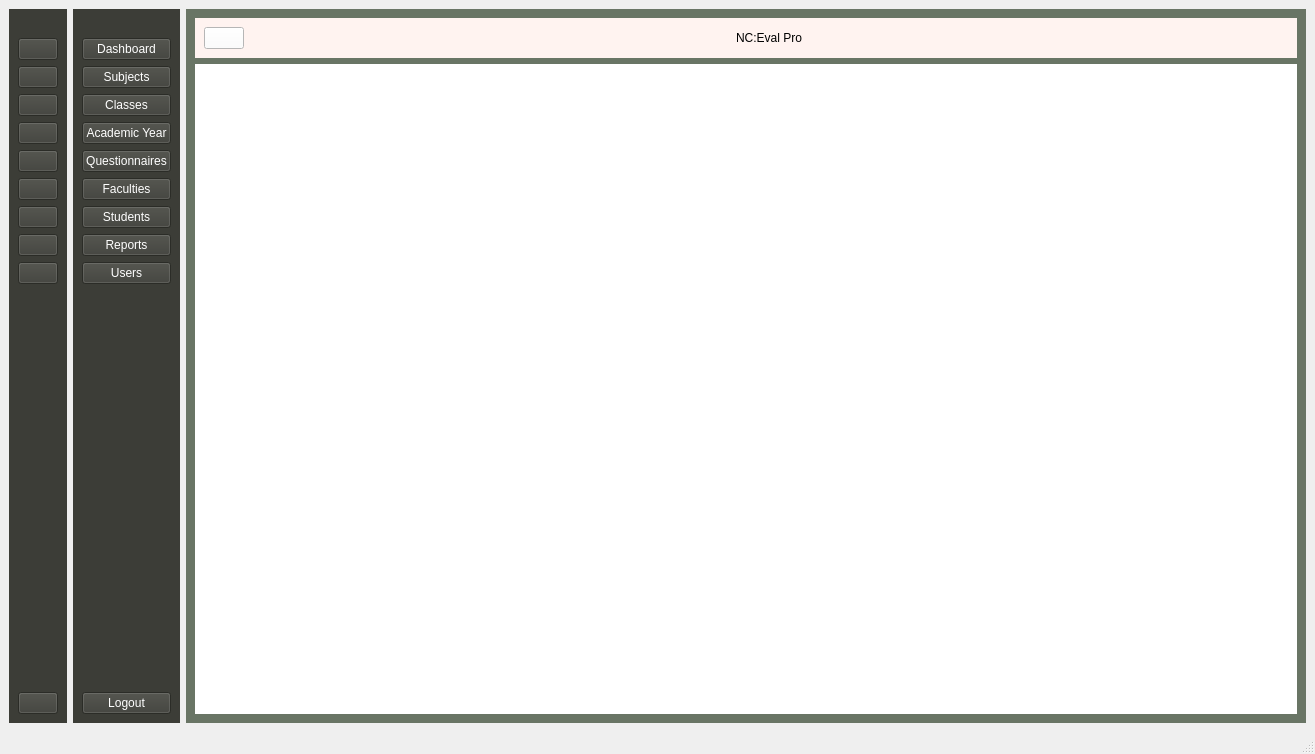
<?xml version="1.0" encoding="UTF-8"?>
<ui version="4.0">
 <class>MainWindow</class>
 <widget class="QMainWindow" name="MainWindow">
  <property name="geometry">
   <rect>
    <x>0</x>
    <y>0</y>
    <width>1315</width>
    <height>754</height>
   </rect>
  </property>
  <property name="windowTitle">
   <string>MainWindow</string>
  </property>
  <widget class="QWidget" name="centralwidget">
   <layout class="QGridLayout" name="gridLayout">
    <item row="0" column="0">
     <widget class="QWidget" name="widget" native="true">
      <property name="styleSheet">
       <string notr="true">QWidget{
background-color: rgb(60, 61, 55);
}	

QPushButton{
	color: white;
}</string>
      </property>
      <layout class="QVBoxLayout" name="verticalLayout">
       <item>
        <widget class="QLabel" name="label_2">
         <property name="maximumSize">
          <size>
           <width>60</width>
           <height>60</height>
          </size>
         </property>
         <property name="text">
          <string/>
         </property>
         <property name="pixmap">
          <pixmap resource="resources.qrc">:/Images/profile1.png</pixmap>
         </property>
         <property name="scaledContents">
          <bool>true</bool>
         </property>
        </widget>
       </item>
       <item>
        <widget class="QPushButton" name="pushButton_2">
         <property name="autoFillBackground">
          <bool>false</bool>
         </property>
         <property name="text">
          <string/>
         </property>
         <property name="icon">
          <iconset resource="resources.qrc">
           <normaloff>:/Images/dashboard.png</normaloff>:/Images/dashboard.png</iconset>
         </property>
         <property name="iconSize">
          <size>
           <width>20</width>
           <height>20</height>
          </size>
         </property>
         <property name="checkable">
          <bool>true</bool>
         </property>
         <property name="autoExclusive">
          <bool>true</bool>
         </property>
        </widget>
       </item>
       <item>
        <widget class="QPushButton" name="pushButton_3">
         <property name="text">
          <string/>
         </property>
         <property name="icon">
          <iconset>
           <normaloff>Images/subjects.png</normaloff>Images/subjects.png</iconset>
         </property>
         <property name="iconSize">
          <size>
           <width>20</width>
           <height>20</height>
          </size>
         </property>
         <property name="checkable">
          <bool>true</bool>
         </property>
         <property name="autoExclusive">
          <bool>true</bool>
         </property>
        </widget>
       </item>
       <item>
        <widget class="QPushButton" name="pushButton_4">
         <property name="text">
          <string/>
         </property>
         <property name="icon">
          <iconset>
           <normaloff>Images/classes.png</normaloff>Images/classes.png</iconset>
         </property>
         <property name="iconSize">
          <size>
           <width>20</width>
           <height>20</height>
          </size>
         </property>
         <property name="checkable">
          <bool>true</bool>
         </property>
         <property name="autoExclusive">
          <bool>true</bool>
         </property>
        </widget>
       </item>
       <item>
        <widget class="QPushButton" name="pushButton_5">
         <property name="text">
          <string/>
         </property>
         <property name="icon">
          <iconset>
           <normaloff>Images/academic year.png</normaloff>Images/academic year.png</iconset>
         </property>
         <property name="iconSize">
          <size>
           <width>20</width>
           <height>20</height>
          </size>
         </property>
         <property name="checkable">
          <bool>true</bool>
         </property>
         <property name="autoExclusive">
          <bool>true</bool>
         </property>
        </widget>
       </item>
       <item>
        <widget class="QPushButton" name="pushButton_6">
         <property name="text">
          <string/>
         </property>
         <property name="icon">
          <iconset>
           <normaloff>Images/questionnaire.png</normaloff>Images/questionnaire.png</iconset>
         </property>
         <property name="iconSize">
          <size>
           <width>20</width>
           <height>20</height>
          </size>
         </property>
         <property name="checkable">
          <bool>true</bool>
         </property>
         <property name="autoExclusive">
          <bool>true</bool>
         </property>
        </widget>
       </item>
       <item>
        <widget class="QPushButton" name="pushButton_8">
         <property name="text">
          <string/>
         </property>
         <property name="icon">
          <iconset>
           <normaloff>Images/faculties.png</normaloff>Images/faculties.png</iconset>
         </property>
         <property name="iconSize">
          <size>
           <width>20</width>
           <height>20</height>
          </size>
         </property>
         <property name="checkable">
          <bool>true</bool>
         </property>
         <property name="autoExclusive">
          <bool>true</bool>
         </property>
        </widget>
       </item>
       <item>
        <widget class="QPushButton" name="pushButton_9">
         <property name="text">
          <string/>
         </property>
         <property name="icon">
          <iconset resource="resources.qrc">
           <normaloff>:/Images/students.png</normaloff>:/Images/students.png</iconset>
         </property>
         <property name="iconSize">
          <size>
           <width>20</width>
           <height>20</height>
          </size>
         </property>
         <property name="checkable">
          <bool>true</bool>
         </property>
         <property name="autoExclusive">
          <bool>true</bool>
         </property>
        </widget>
       </item>
       <item>
        <widget class="QPushButton" name="pushButton_10">
         <property name="text">
          <string/>
         </property>
         <property name="icon">
          <iconset resource="resources.qrc">
           <normaloff>:/Images/evaluation report.png</normaloff>:/Images/evaluation report.png</iconset>
         </property>
         <property name="iconSize">
          <size>
           <width>20</width>
           <height>20</height>
          </size>
         </property>
         <property name="checkable">
          <bool>true</bool>
         </property>
         <property name="autoExclusive">
          <bool>true</bool>
         </property>
        </widget>
       </item>
       <item>
        <widget class="QPushButton" name="pushButton_11">
         <property name="text">
          <string/>
         </property>
         <property name="icon">
          <iconset resource="resources.qrc">
           <normaloff>:/Images/users.png</normaloff>:/Images/users.png</iconset>
         </property>
         <property name="iconSize">
          <size>
           <width>20</width>
           <height>20</height>
          </size>
         </property>
         <property name="checkable">
          <bool>true</bool>
         </property>
         <property name="autoExclusive">
          <bool>true</bool>
         </property>
        </widget>
       </item>
       <item>
        <spacer name="verticalSpacer">
         <property name="orientation">
          <enum>Qt::Vertical</enum>
         </property>
         <property name="sizeHint" stdset="0">
          <size>
           <width>20</width>
           <height>292</height>
          </size>
         </property>
        </spacer>
       </item>
       <item>
        <widget class="QPushButton" name="pushButton_12">
         <property name="text">
          <string/>
         </property>
         <property name="icon">
          <iconset resource="resources.qrc">
           <normaloff>:/Images/turn-off.png</normaloff>:/Images/turn-off.png</iconset>
         </property>
         <property name="iconSize">
          <size>
           <width>20</width>
           <height>20</height>
          </size>
         </property>
         <property name="checkable">
          <bool>true</bool>
         </property>
         <property name="autoExclusive">
          <bool>true</bool>
         </property>
        </widget>
       </item>
      </layout>
     </widget>
    </item>
    <item row="0" column="1">
     <widget class="QWidget" name="widget_2" native="true">
      <property name="styleSheet">
       <string notr="true">QWidget{
	font: 16pt &quot;Times New Roman&quot;;
background-color: rgb(60, 61, 55);
}	

QPushButton{
	color: white;
}</string>
      </property>
      <layout class="QVBoxLayout" name="verticalLayout_2">
       <item alignment="Qt::AlignHCenter">
        <widget class="QLabel" name="label_3">
         <property name="maximumSize">
          <size>
           <width>60</width>
           <height>60</height>
          </size>
         </property>
         <property name="text">
          <string/>
         </property>
         <property name="pixmap">
          <pixmap resource="resources.qrc">:/Images/profile1.png</pixmap>
         </property>
         <property name="scaledContents">
          <bool>true</bool>
         </property>
        </widget>
       </item>
       <item>
        <widget class="QPushButton" name="pushButton_25">
         <property name="text">
          <string>Dashboard</string>
         </property>
         <property name="icon">
          <iconset resource="resources.qrc">
           <normaloff>:/Images/dashboard.png</normaloff>:/Images/dashboard.png</iconset>
         </property>
         <property name="checkable">
          <bool>true</bool>
         </property>
         <property name="checked">
          <bool>false</bool>
         </property>
         <property name="autoExclusive">
          <bool>true</bool>
         </property>
        </widget>
       </item>
       <item>
        <widget class="QPushButton" name="pushButton_26">
         <property name="text">
          <string>Subjects</string>
         </property>
         <property name="checkable">
          <bool>true</bool>
         </property>
         <property name="autoExclusive">
          <bool>true</bool>
         </property>
        </widget>
       </item>
       <item>
        <widget class="QPushButton" name="pushButton_27">
         <property name="text">
          <string>Classes</string>
         </property>
         <property name="checkable">
          <bool>true</bool>
         </property>
         <property name="autoExclusive">
          <bool>true</bool>
         </property>
        </widget>
       </item>
       <item>
        <widget class="QPushButton" name="pushButton_28">
         <property name="text">
          <string>Academic Year</string>
         </property>
         <property name="checkable">
          <bool>true</bool>
         </property>
         <property name="autoExclusive">
          <bool>true</bool>
         </property>
        </widget>
       </item>
       <item>
        <widget class="QPushButton" name="pushButton_29">
         <property name="text">
          <string>Questionnaires</string>
         </property>
         <property name="checkable">
          <bool>true</bool>
         </property>
         <property name="autoExclusive">
          <bool>true</bool>
         </property>
        </widget>
       </item>
       <item>
        <widget class="QPushButton" name="pushButton_30">
         <property name="text">
          <string>Faculties</string>
         </property>
         <property name="checkable">
          <bool>true</bool>
         </property>
         <property name="autoExclusive">
          <bool>true</bool>
         </property>
        </widget>
       </item>
       <item>
        <widget class="QPushButton" name="pushButton_31">
         <property name="text">
          <string>Students</string>
         </property>
         <property name="checkable">
          <bool>true</bool>
         </property>
         <property name="autoExclusive">
          <bool>true</bool>
         </property>
        </widget>
       </item>
       <item>
        <widget class="QPushButton" name="pushButton_32">
         <property name="text">
          <string>Reports</string>
         </property>
         <property name="checkable">
          <bool>true</bool>
         </property>
         <property name="autoExclusive">
          <bool>true</bool>
         </property>
        </widget>
       </item>
       <item>
        <widget class="QPushButton" name="pushButton_33">
         <property name="text">
          <string>Users</string>
         </property>
         <property name="checkable">
          <bool>true</bool>
         </property>
         <property name="autoExclusive">
          <bool>true</bool>
         </property>
        </widget>
       </item>
       <item>
        <spacer name="verticalSpacer_2">
         <property name="orientation">
          <enum>Qt::Vertical</enum>
         </property>
         <property name="sizeHint" stdset="0">
          <size>
           <width>20</width>
           <height>323</height>
          </size>
         </property>
        </spacer>
       </item>
       <item>
        <widget class="QPushButton" name="pushButton_34">
         <property name="styleSheet">
          <string notr="true">font: 16pt &quot;Times New Roman&quot;;</string>
         </property>
         <property name="text">
          <string>Logout</string>
         </property>
         <property name="checkable">
          <bool>true</bool>
         </property>
         <property name="autoExclusive">
          <bool>true</bool>
         </property>
        </widget>
       </item>
      </layout>
     </widget>
    </item>
    <item row="0" column="2">
     <widget class="QWidget" name="widget_3" native="true">
      <property name="styleSheet">
       <string notr="true">background-color: rgb(105, 117, 101);</string>
      </property>
      <layout class="QVBoxLayout" name="verticalLayout_3">
       <item>
        <widget class="QWidget" name="widget_5" native="true">
         <property name="styleSheet">
          <string notr="true">background-color: rgb(255, 243, 240);</string>
         </property>
         <layout class="QHBoxLayout" name="horizontalLayout">
          <item>
           <widget class="QPushButton" name="pushButton_35">
            <property name="styleSheet">
             <string notr="true">background-color: rgb(255, 255, 255);</string>
            </property>
            <property name="text">
             <string/>
            </property>
            <property name="icon">
             <iconset resource="resources.qrc">
              <normaloff>:/Images/hamburger.png</normaloff>:/Images/hamburger.png</iconset>
            </property>
            <property name="iconSize">
             <size>
              <width>40</width>
              <height>40</height>
             </size>
            </property>
            <property name="checkable">
             <bool>true</bool>
            </property>
            <property name="autoExclusive">
             <bool>true</bool>
            </property>
           </widget>
          </item>
          <item>
           <spacer name="horizontalSpacer">
            <property name="orientation">
             <enum>Qt::Horizontal</enum>
            </property>
            <property name="sizeHint" stdset="0">
             <size>
              <width>384</width>
              <height>20</height>
             </size>
            </property>
           </spacer>
          </item>
          <item>
           <widget class="QLabel" name="label">
            <property name="styleSheet">
             <string notr="true">font: 75 26pt &quot;Times New Roman&quot;;</string>
            </property>
            <property name="text">
             <string>NC:Eval Pro</string>
            </property>
           </widget>
          </item>
          <item>
           <spacer name="horizontalSpacer_2">
            <property name="orientation">
             <enum>Qt::Horizontal</enum>
            </property>
            <property name="sizeHint" stdset="0">
             <size>
              <width>383</width>
              <height>20</height>
             </size>
            </property>
           </spacer>
          </item>
         </layout>
        </widget>
       </item>
       <item>
        <widget class="QStackedWidget" name="stackedWidget">
         <property name="styleSheet">
          <string notr="true">background-color: rgb(255, 255, 255);</string>
         </property>
         <property name="currentIndex">
          <number>1</number>
         </property>
         <widget class="QWidget" name="page"/>
         <widget class="QWidget" name="page_2"/>
        </widget>
       </item>
      </layout>
     </widget>
    </item>
   </layout>
  </widget>
  <widget class="QStatusBar" name="statusbar"/>
 </widget>
 <resources>
  <include location="resources.qrc"/>
 </resources>
 <connections>
  <connection>
   <sender>pushButton_35</sender>
   <signal>toggled(bool)</signal>
   <receiver>widget</receiver>
   <slot>setHidden(bool)</slot>
   <hints>
    <hint type="sourcelabel">
     <x>287</x>
     <y>54</y>
    </hint>
    <hint type="destinationlabel">
     <x>84</x>
     <y>440</y>
    </hint>
   </hints>
  </connection>
  <connection>
   <sender>pushButton_35</sender>
   <signal>toggled(bool)</signal>
   <receiver>widget_2</receiver>
   <slot>setVisible(bool)</slot>
   <hints>
    <hint type="sourcelabel">
     <x>307</x>
     <y>49</y>
    </hint>
    <hint type="destinationlabel">
     <x>233</x>
     <y>526</y>
    </hint>
   </hints>
  </connection>
 </connections>
</ui>
